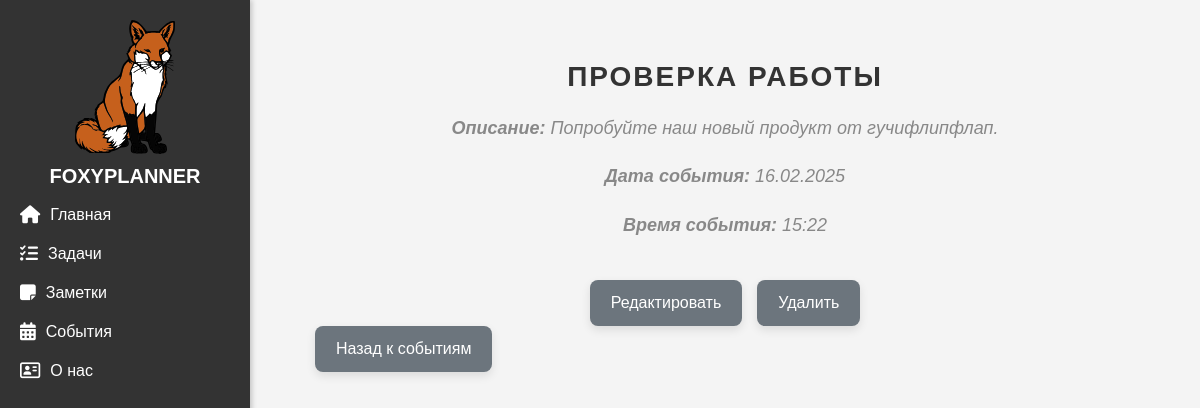
The page /events/1 on the database as committed earlier.
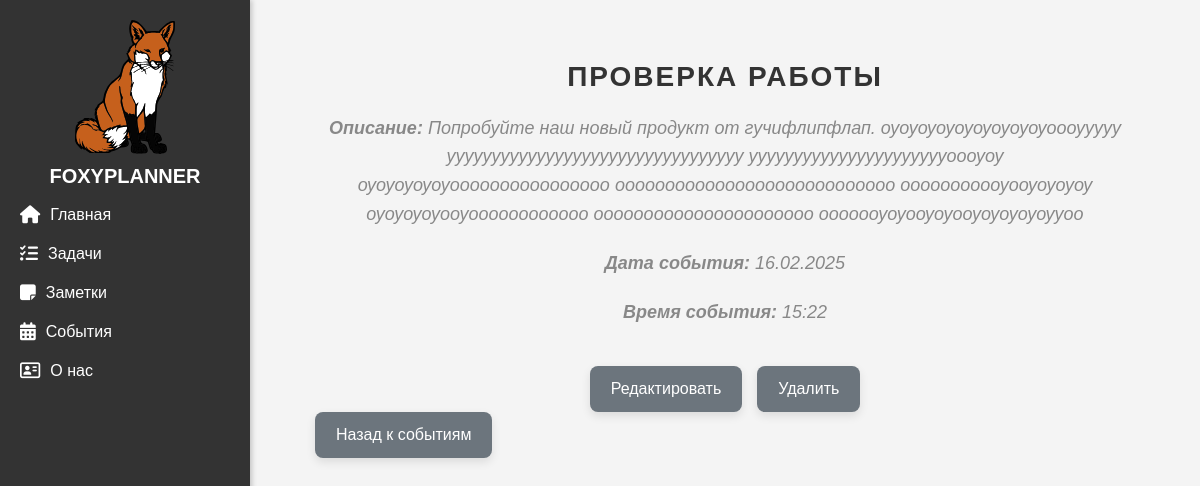
The same page on the database as committed later.
### events/models.py (models this page shows, shortened)
class Articles(models.Model):
    title = models.CharField(max_length=200, verbose_name="Название события")
    description = models.TextField(verbose_name="Полное описание")
    published_date = models.DateTimeField(verbose_name="Дата публикации")
    class Meta:
        verbose_name = "Событие"
        verbose_name_plural = "События"

### events/views.py (the view)
# urls.py: path('<int:pk>', views.EventDetailView.as_view(), name = 'event_detail'),
class EventDetailView(DetailView):
    model = Articles
    template_name = 'events/detail_view.html'
    context_object_name = 'event'

### events/templates/events/detail_view.html (shortened to what this page needs)
{% extends 'main/layout.html' %}
{% block content %}
<h1>{{ event.title }}</h1>
<div class="event-detail">
    <p><strong>Описание:</strong> {{ event.description }}</p>
    <p><strong>Дата события:</strong> {{ event.published_date|date:"d.m.Y" }}</p>
    <p><strong>Время события:</strong> {{ event.published_date|date:"H:i" }}</p>
</div>
<div class="event-buttons">
    <a href="{% url 'event_update' event.id %}" class="btn btn-edit">Редактировать</a>
    <a href="{% url 'event_delete' event.id %}" class="btn btn-delete">Удалить</a>
</div>
<div class="back-container">
    <a href="{% url 'events_home' %}" class="btn btn-back">Назад к событиям</a>
</div>
{% endblock %}

Rows that differ between the two databases and show on the page:
changed Articles "ПРОВЕРКА РАБОТЫ": description "Попробуйте наш новый продукт от гучифлипфлап." → "…новый продукт от гучифлипфлап. оуоуоуоуоуоуоуоуоуоооууууу ууууууууууууууууууууууууууууууууу ууууууууууууууууууууууоооуоу оуоуоуоуоуоооооооооооооооо оооооооооооооооооооооооооооо ооооооооооуооуоуоуоу оуоуоуоуооуоооооооооооо оооооооооооооооооооооо ооооооуоуооуоуооуоуоуоуоууоо"
